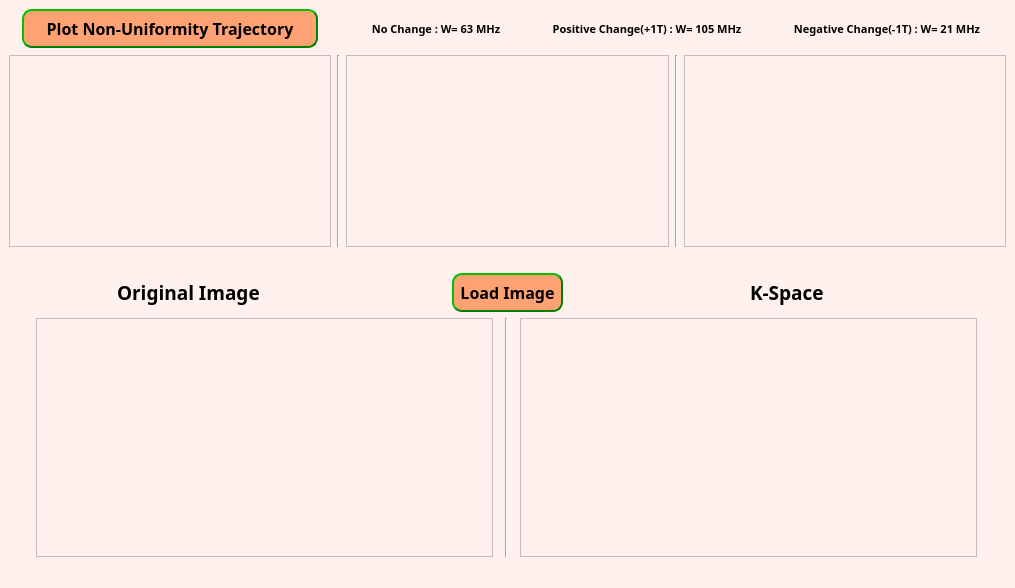
<?xml version="1.0" encoding="UTF-8"?>
<ui version="4.0">
 <class>MainWindow</class>
 <widget class="QMainWindow" name="MainWindow">
  <property name="geometry">
   <rect>
    <x>0</x>
    <y>0</y>
    <width>1015</width>
    <height>588</height>
   </rect>
  </property>
  <property name="font">
   <font>
    <pointsize>8</pointsize>
   </font>
  </property>
  <property name="windowTitle">
   <string>MainWindow</string>
  </property>
  <property name="styleSheet">
   <string notr="true">background-color: rgb(255, 242, 238);</string>
  </property>
  <property name="documentMode">
   <bool>false</bool>
  </property>
  <property name="tabShape">
   <enum>QTabWidget::Rounded</enum>
  </property>
  <widget class="QWidget" name="centralwidget">
   <property name="sizePolicy">
    <sizepolicy hsizetype="MinimumExpanding" vsizetype="MinimumExpanding">
     <horstretch>0</horstretch>
     <verstretch>0</verstretch>
    </sizepolicy>
   </property>
   <layout class="QGridLayout" name="gridLayout">
    <item row="2" column="0">
     <layout class="QHBoxLayout" name="horizontalLayout_2">
      <item>
       <layout class="QGridLayout" name="gridLayout_3">
        <property name="sizeConstraint">
         <enum>QLayout::SetDefaultConstraint</enum>
        </property>
        <property name="leftMargin">
         <number>15</number>
        </property>
        <property name="rightMargin">
         <number>15</number>
        </property>
        <property name="bottomMargin">
         <number>0</number>
        </property>
        <property name="horizontalSpacing">
         <number>2</number>
        </property>
        <item row="0" column="0" alignment="Qt::AlignRight">
         <widget class="QLabel" name="label">
          <property name="sizePolicy">
           <sizepolicy hsizetype="Fixed" vsizetype="Minimum">
            <horstretch>0</horstretch>
            <verstretch>0</verstretch>
           </sizepolicy>
          </property>
          <property name="font">
           <font>
            <family>Arial Nova Cond</family>
            <pointsize>14</pointsize>
            <weight>75</weight>
            <bold>true</bold>
           </font>
          </property>
          <property name="cursor">
           <cursorShape>ArrowCursor</cursorShape>
          </property>
          <property name="text">
           <string>Original Image </string>
          </property>
         </widget>
        </item>
        <item row="0" column="3" alignment="Qt::AlignLeft">
         <widget class="QLabel" name="label_2">
          <property name="sizePolicy">
           <sizepolicy hsizetype="Fixed" vsizetype="Minimum">
            <horstretch>0</horstretch>
            <verstretch>0</verstretch>
           </sizepolicy>
          </property>
          <property name="font">
           <font>
            <family>Arial Nova Cond</family>
            <pointsize>14</pointsize>
            <weight>75</weight>
            <bold>true</bold>
           </font>
          </property>
          <property name="cursor">
           <cursorShape>ArrowCursor</cursorShape>
          </property>
          <property name="text">
           <string>K-Space</string>
          </property>
         </widget>
        </item>
        <item row="0" column="1" colspan="2" alignment="Qt::AlignHCenter">
         <widget class="QPushButton" name="pushButton_2">
          <property name="sizePolicy">
           <sizepolicy hsizetype="Fixed" vsizetype="Fixed">
            <horstretch>0</horstretch>
            <verstretch>0</verstretch>
           </sizepolicy>
          </property>
          <property name="font">
           <font>
            <family>Myriad Pro Light</family>
            <pointsize>12</pointsize>
            <weight>75</weight>
            <bold>true</bold>
           </font>
          </property>
          <property name="cursor">
           <cursorShape>PointingHandCursor</cursorShape>
          </property>
          <property name="toolTip">
           <string>&lt;html&gt;&lt;head/&gt;&lt;body&gt;&lt;p align=&quot;center&quot;&gt;load image to be transformed to k-space&lt;/p&gt;&lt;/body&gt;&lt;/html&gt;</string>
          </property>
          <property name="styleSheet">
           <string notr="true">   border-style: outset;
    border-width: 2px;
    border-radius: 10px;
    border-color: green;
    min-width: 10em;
    padding: 6px;
background-color: rgb(255, 162, 115);</string>
          </property>
          <property name="text">
           <string>Load Image</string>
          </property>
          <property name="icon">
           <iconset>
            <normaloff>images/photo.png</normaloff>images/photo.png</iconset>
          </property>
          <property name="iconSize">
           <size>
            <width>30</width>
            <height>35</height>
           </size>
          </property>
          <property name="autoDefault">
           <bool>false</bool>
          </property>
          <property name="flat">
           <bool>false</bool>
          </property>
         </widget>
        </item>
        <item row="1" column="0" colspan="4">
         <layout class="QHBoxLayout" name="horizontalLayout_9">
          <property name="sizeConstraint">
           <enum>QLayout::SetDefaultConstraint</enum>
          </property>
          <property name="rightMargin">
           <number>0</number>
          </property>
          <item>
           <layout class="QHBoxLayout" name="horizontalLayout_10">
            <item>
             <widget class="ImageView" name="graphicsView">
              <property name="sizePolicy">
               <sizepolicy hsizetype="Expanding" vsizetype="Expanding">
                <horstretch>0</horstretch>
                <verstretch>0</verstretch>
               </sizepolicy>
              </property>
              <property name="maximumSize">
               <size>
                <width>457</width>
                <height>244</height>
               </size>
              </property>
             </widget>
            </item>
           </layout>
          </item>
          <item>
           <widget class="Line" name="line">
            <property name="orientation">
             <enum>Qt::Vertical</enum>
            </property>
           </widget>
          </item>
          <item>
           <layout class="QHBoxLayout" name="horizontalLayout_12">
            <item>
             <widget class="ImageView" name="graphicsView_2">
              <property name="sizePolicy">
               <sizepolicy hsizetype="Expanding" vsizetype="Expanding">
                <horstretch>0</horstretch>
                <verstretch>0</verstretch>
               </sizepolicy>
              </property>
              <property name="maximumSize">
               <size>
                <width>457</width>
                <height>244</height>
               </size>
              </property>
             </widget>
            </item>
           </layout>
          </item>
         </layout>
        </item>
       </layout>
      </item>
     </layout>
    </item>
    <item row="0" column="0">
     <layout class="QHBoxLayout" name="horizontalLayout">
      <item>
       <layout class="QGridLayout" name="gridLayout_2">
        <item row="3" column="4">
         <widget class="FigureCanvas" name="graphicsView3">
          <property name="sizePolicy">
           <sizepolicy hsizetype="MinimumExpanding" vsizetype="Minimum">
            <horstretch>0</horstretch>
            <verstretch>0</verstretch>
           </sizepolicy>
          </property>
          <property name="minimumSize">
           <size>
            <width>0</width>
            <height>192</height>
           </size>
          </property>
         </widget>
        </item>
        <item row="3" column="3">
         <widget class="Line" name="line_3">
          <property name="styleSheet">
           <string notr="true">background-color: rgb(255, 242, 238);
color: rgb(0, 0, 127);</string>
          </property>
          <property name="orientation">
           <enum>Qt::Vertical</enum>
          </property>
         </widget>
        </item>
        <item row="3" column="1">
         <widget class="Line" name="line_2">
          <property name="styleSheet">
           <string notr="true">background-color: rgb(255, 242, 238);</string>
          </property>
          <property name="orientation">
           <enum>Qt::Vertical</enum>
          </property>
         </widget>
        </item>
        <item row="3" column="0">
         <widget class="FigureCanvas" name="graphicsView1">
          <property name="sizePolicy">
           <sizepolicy hsizetype="MinimumExpanding" vsizetype="Minimum">
            <horstretch>0</horstretch>
            <verstretch>0</verstretch>
           </sizepolicy>
          </property>
          <property name="minimumSize">
           <size>
            <width>0</width>
            <height>192</height>
           </size>
          </property>
         </widget>
        </item>
        <item row="3" column="2">
         <widget class="FigureCanvas" name="graphicsView2">
          <property name="sizePolicy">
           <sizepolicy hsizetype="MinimumExpanding" vsizetype="Minimum">
            <horstretch>0</horstretch>
            <verstretch>0</verstretch>
           </sizepolicy>
          </property>
          <property name="minimumSize">
           <size>
            <width>0</width>
            <height>192</height>
           </size>
          </property>
         </widget>
        </item>
        <item row="0" column="2" colspan="3">
         <layout class="QHBoxLayout" name="horizontalLayout_4">
          <item>
           <widget class="QLabel" name="label_3">
            <property name="sizePolicy">
             <sizepolicy hsizetype="Fixed" vsizetype="Fixed">
              <horstretch>0</horstretch>
              <verstretch>0</verstretch>
             </sizepolicy>
            </property>
            <property name="font">
             <font>
              <family>Rockwell Nova</family>
              <pointsize>8</pointsize>
              <weight>75</weight>
              <bold>true</bold>
             </font>
            </property>
            <property name="text">
             <string>No Change : W= 63 MHz</string>
            </property>
            <property name="alignment">
             <set>Qt::AlignCenter</set>
            </property>
           </widget>
          </item>
          <item>
           <spacer name="verticalSpacer_2">
            <property name="orientation">
             <enum>Qt::Vertical</enum>
            </property>
            <property name="sizeType">
             <enum>QSizePolicy::Minimum</enum>
            </property>
            <property name="sizeHint" stdset="0">
             <size>
              <width>20</width>
              <height>40</height>
             </size>
            </property>
           </spacer>
          </item>
          <item>
           <widget class="QLabel" name="label_4">
            <property name="sizePolicy">
             <sizepolicy hsizetype="Fixed" vsizetype="Fixed">
              <horstretch>0</horstretch>
              <verstretch>0</verstretch>
             </sizepolicy>
            </property>
            <property name="font">
             <font>
              <family>Rockwell Nova</family>
              <pointsize>8</pointsize>
              <weight>75</weight>
              <bold>true</bold>
             </font>
            </property>
            <property name="text">
             <string>Positive Change(+1T) : W= 105 MHz</string>
            </property>
            <property name="alignment">
             <set>Qt::AlignCenter</set>
            </property>
            <property name="wordWrap">
             <bool>false</bool>
            </property>
           </widget>
          </item>
          <item>
           <spacer name="verticalSpacer_3">
            <property name="orientation">
             <enum>Qt::Vertical</enum>
            </property>
            <property name="sizeType">
             <enum>QSizePolicy::Minimum</enum>
            </property>
            <property name="sizeHint" stdset="0">
             <size>
              <width>20</width>
              <height>40</height>
             </size>
            </property>
           </spacer>
          </item>
          <item>
           <widget class="QLabel" name="label_5">
            <property name="sizePolicy">
             <sizepolicy hsizetype="Fixed" vsizetype="Fixed">
              <horstretch>0</horstretch>
              <verstretch>0</verstretch>
             </sizepolicy>
            </property>
            <property name="font">
             <font>
              <family>Rockwell Nova</family>
              <pointsize>8</pointsize>
              <weight>75</weight>
              <bold>true</bold>
             </font>
            </property>
            <property name="text">
             <string>Negative Change(-1T) : W= 21 MHz</string>
            </property>
            <property name="alignment">
             <set>Qt::AlignCenter</set>
            </property>
            <property name="wordWrap">
             <bool>false</bool>
            </property>
           </widget>
          </item>
         </layout>
        </item>
        <item row="0" column="0">
         <layout class="QHBoxLayout" name="horizontalLayout_5">
          <item>
           <widget class="QPushButton" name="pushButton">
            <property name="enabled">
             <bool>true</bool>
            </property>
            <property name="sizePolicy">
             <sizepolicy hsizetype="Fixed" vsizetype="Fixed">
              <horstretch>0</horstretch>
              <verstretch>0</verstretch>
             </sizepolicy>
            </property>
            <property name="minimumSize">
             <size>
              <width>296</width>
              <height>0</height>
             </size>
            </property>
            <property name="palette">
             <palette>
              <active>
               <colorrole role="Button">
                <brush brushstyle="SolidPattern">
                 <color alpha="255">
                  <red>255</red>
                  <green>162</green>
                  <blue>115</blue>
                 </color>
                </brush>
               </colorrole>
               <colorrole role="Base">
                <brush brushstyle="SolidPattern">
                 <color alpha="255">
                  <red>255</red>
                  <green>162</green>
                  <blue>115</blue>
                 </color>
                </brush>
               </colorrole>
               <colorrole role="Window">
                <brush brushstyle="SolidPattern">
                 <color alpha="255">
                  <red>255</red>
                  <green>162</green>
                  <blue>115</blue>
                 </color>
                </brush>
               </colorrole>
              </active>
              <inactive>
               <colorrole role="Button">
                <brush brushstyle="SolidPattern">
                 <color alpha="255">
                  <red>255</red>
                  <green>162</green>
                  <blue>115</blue>
                 </color>
                </brush>
               </colorrole>
               <colorrole role="Base">
                <brush brushstyle="SolidPattern">
                 <color alpha="255">
                  <red>255</red>
                  <green>162</green>
                  <blue>115</blue>
                 </color>
                </brush>
               </colorrole>
               <colorrole role="Window">
                <brush brushstyle="SolidPattern">
                 <color alpha="255">
                  <red>255</red>
                  <green>162</green>
                  <blue>115</blue>
                 </color>
                </brush>
               </colorrole>
              </inactive>
              <disabled>
               <colorrole role="Button">
                <brush brushstyle="SolidPattern">
                 <color alpha="255">
                  <red>255</red>
                  <green>162</green>
                  <blue>115</blue>
                 </color>
                </brush>
               </colorrole>
               <colorrole role="Base">
                <brush brushstyle="SolidPattern">
                 <color alpha="255">
                  <red>255</red>
                  <green>162</green>
                  <blue>115</blue>
                 </color>
                </brush>
               </colorrole>
               <colorrole role="Window">
                <brush brushstyle="SolidPattern">
                 <color alpha="255">
                  <red>255</red>
                  <green>162</green>
                  <blue>115</blue>
                 </color>
                </brush>
               </colorrole>
              </disabled>
             </palette>
            </property>
            <property name="font">
             <font>
              <family>Myriad Pro Light</family>
              <pointsize>12</pointsize>
              <weight>75</weight>
              <bold>true</bold>
             </font>
            </property>
            <property name="cursor">
             <cursorShape>PointingHandCursor</cursorShape>
            </property>
            <property name="mouseTracking">
             <bool>true</bool>
            </property>
            <property name="focusPolicy">
             <enum>Qt::ClickFocus</enum>
            </property>
            <property name="acceptDrops">
             <bool>false</bool>
            </property>
            <property name="toolTip">
             <string/>
            </property>
            <property name="toolTipDuration">
             <number>-1</number>
            </property>
            <property name="statusTip">
             <string comment="Plot Non-Uniformity Trajectory" extracomment="Plot Non-Uniformity Trajectory"/>
            </property>
            <property name="layoutDirection">
             <enum>Qt::LeftToRight</enum>
            </property>
            <property name="autoFillBackground">
             <bool>false</bool>
            </property>
            <property name="styleSheet">
             <string notr="true">   border-style: outset;
    border-width: 2px;
    border-radius: 10px;
    border-color: green;
    min-width: 20em;
    padding: 6px;
background-color: rgb(255, 162, 115);</string>
            </property>
            <property name="text">
             <string>Plot Non-Uniformity Trajectory</string>
            </property>
            <property name="icon">
             <iconset>
              <normaloff>images/icons8-plot-80.png</normaloff>images/icons8-plot-80.png</iconset>
            </property>
            <property name="iconSize">
             <size>
              <width>40</width>
              <height>35</height>
             </size>
            </property>
            <property name="default">
             <bool>false</bool>
            </property>
            <property name="flat">
             <bool>false</bool>
            </property>
           </widget>
          </item>
         </layout>
        </item>
       </layout>
      </item>
     </layout>
    </item>
    <item row="1" column="0">
     <spacer name="horizontalSpacer">
      <property name="orientation">
       <enum>Qt::Horizontal</enum>
      </property>
      <property name="sizeHint" stdset="0">
       <size>
        <width>40</width>
        <height>20</height>
       </size>
      </property>
     </spacer>
    </item>
   </layout>
  </widget>
  <widget class="QStatusBar" name="statusbar"/>
 </widget>
 <customwidgets>
  <customwidget>
   <class>ImageView</class>
   <extends>QGraphicsView</extends>
   <header location="global">pyqtgraph</header>
   <container>1</container>
  </customwidget>
  <customwidget>
   <class>FigureCanvas</class>
   <extends>QGraphicsView</extends>
   <header>figurecanvas.h</header>
  </customwidget>
 </customwidgets>
 <resources/>
 <connections/>
</ui>
